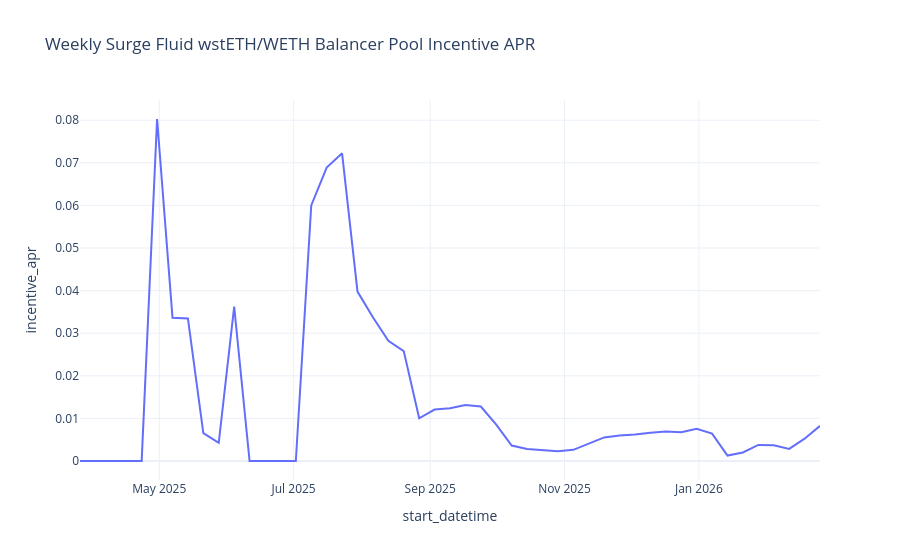

The cell this chart's notebook holds for it:
### Code cell
blocks = build_blocks_to_use(start_block=22124378, chain=ETH_CHAIN)[::7]

records = []
for i, start_block in enumerate(blocks[:-1]):
    end_block = blocks[i + 1]
    incentive_apr = aura_incentive_apr_calculator.compute_incentive_apr(start_block, end_block)
    start_datetime = pd.to_datetime(ETH_CHAIN.client.eth.get_block(start_block)["timestamp"], unit="s", utc=True)
    records.append(
        {
            "start_datetime": start_datetime,
            "start_block": start_block,
            "end_block": end_block,
            "incentive_apr": incentive_apr,
        }
    )

weekly_incentive_apr_df = pd.DataFrame.from_records(records).sort_values("end_block")
px.line(
    weekly_incentive_apr_df,
    x="start_datetime",
    y="incentive_apr",
    title="Weekly Surge Fluid wstETH/WETH Balancer Pool Incentive APR",
)

### Figure 1 — Plotly figure (JSON) as saved in the notebook; plotly's stock layout.template omitted (floating-point values rounded to 4 significant figures)
{"data": [{"hovertemplate": "start_datetime=%{x}<br>incentive_apr=%{y}<extra></extra>", "legendgroup": "", "line": {"color": "#636efa", "dash": "solid"}, "marker": {"symbol": "circle"}, "mode": "lines", "name": "", "orientation": "v", "showlegend": false, "type": "scatter", "x": ["2025-03-25T23:59:47+00:00", "2025-04-01T23:59:47+00:00", "2025-04-08T23:59:47+00:00", "2025-04-15T23:59:47+00:00", "2025-04-22T23:59:47+00:00", "2025-04-29T23:59:47+00:00", "2025-05-06T23:59:47+00:00", "2025-05-13T23:59:47+00:00", "2025-05-20T23:59:47+00:00", "2025-05-27T23:59:47+00:00", "2025-06-03T23:59:47+00:00", "2025-06-10T23:59:47+00:00", "2025-06-17T23:59:47+00:00", "2025-06-24T23:59:47+00:00", "2025-07-01T23:59:47+00:00", "2025-07-08T23:59:47+00:00", "2025-07-15T23:59:59+00:00", "2025-07-22T23:59:47+00:00", "2025-07-29T23:59:47+00:00", "2025-08-05T23:59:47+00:00", "2025-08-12T23:59:47+00:00", "2025-08-19T23:59:47+00:00", "2025-08-26T23:59:47+00:00", "2025-09-02T23:59:47+00:00", "2025-09-09T23:59:47+00:00", "2025-09-16T23:59:47+00:00", "2025-09-23T23:59:47+00:00", "2025-09-30T23:59:47+00:00", "2025-10-07T23:59:47+00:00", "2025-10-14T23:59:47+00:00", "2025-10-21T23:59:47+00:00", "2025-10-28T23:59:47+00:00", "2025-11-04T23:59:47+00:00", "2025-11-11T23:59:47+00:00", "2025-11-18T23:59:47+00:00", "2025-11-25T23:59:47+00:00", "2025-12-02T23:59:47+00:00", "2025-12-09T23:59:47+00:00", "2025-12-16T23:59:47+00:00", "2025-12-23T23:59:47+00:00", "2025-12-30T23:59:47+00:00", "2026-01-06T23:59:47+00:00", "2026-01-13T23:59:47+00:00", "2026-01-20T23:59:47+00:00", "2026-01-27T23:59:47+00:00", "2026-02-03T23:59:47+00:00", "2026-02-10T23:59:47+00:00", "2026-02-17T23:59:47+00:00", "2026-02-24T23:59:47+00:00"], "xaxis": "x", "y": [0, 0, 0, 0, 0, 0.08028, 0.03364, 0.03347, 0.006541, 0.004283, 0.03622, 0, 0, 0, 0, 0.05998, 0.06889, 0.07222, 0.03976, 0.03375, 0.02823, 0.0258, 0.01002, 0.01208, 0.01238, 0.01316, 0.01279, 0.008535, 0.003625, 0.002808, 0.002557, 0.002268, 0.002626, 0.003996, 0.005535, 0.006006, 0.006212, 0.006649, 0.00695, 0.006748, 0.007569, 0.00644, 0.001283, 0.001997, 0.003777, 0.003679, 0.002835, 0.005245, 0.008245], "yaxis": "y"}], "layout": {"legend": {"tracegroupgap": 0}, "title": {"text": "Weekly Surge Fluid wstETH/WETH Balancer Pool Incentive APR"}, "xaxis": {"anchor": "y", "domain": [0, 1], "title": {"text": "start_datetime"}}, "yaxis": {"anchor": "x", "domain": [0, 1], "title": {"text": "incentive_apr"}}}}
